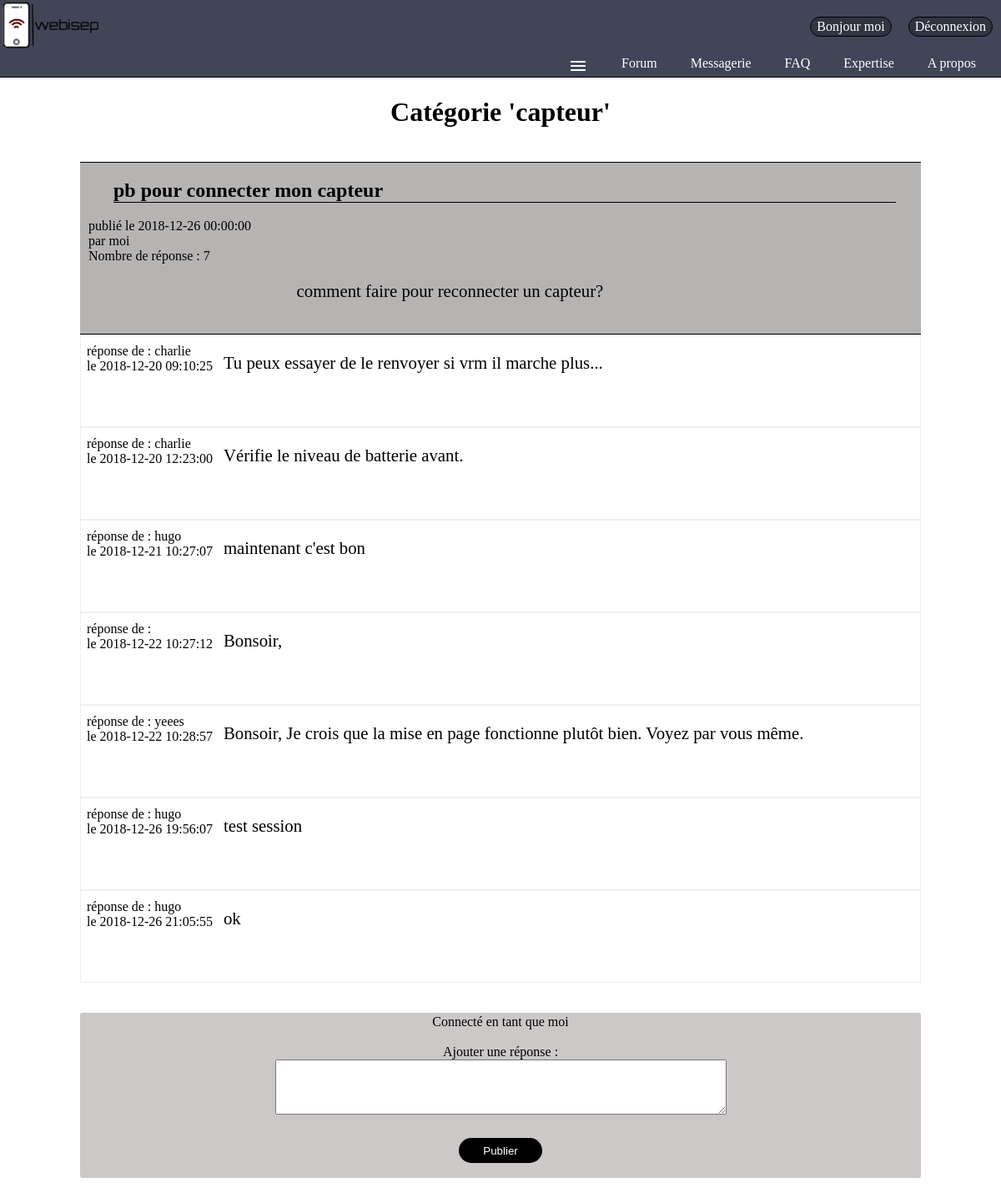
Screenshot of /index.php?action=topic&var=capteur&numtopic=1 (signed in) with the database file from the repository.
### tables this page shows
CREATE TABLE IF NOT EXISTS `membres` (
  `id` int(11) NOT NULL AUTO_INCREMENT,
  `pseudo` varchar(255) NOT NULL,
  `mail` varchar(255) NOT NULL,
  `motdepasse` text NOT NULL,
  `confirmkey` varchar(255) NOT NULL,
  `confirme` int(1) NOT NULL DEFAULT '0',
  `nom` varchar(255) NOT NULL,
  `prenom` varchar(255) NOT NULL,
  `adresse` text NOT NULL,
  `codepostal` int(11) NOT NULL,
  `ville` text NOT NULL,
  `admin` int(11) NOT NULL DEFAULT '0',
  `fav` int(11) DEFAULT NULL,
  PRIMARY KEY (`id`)
);

CREATE TABLE IF NOT EXISTS `topic` (
  `id_topic` int(11) NOT NULL AUTO_INCREMENT,
  `titre` text NOT NULL,
  `date_topic` datetime NOT NULL,
  `author` text NOT NULL,
  `nbrMessage` int(11) DEFAULT NULL,
  `pseudo_dernier` text,
  `id_categorie` int(11) NOT NULL,
  `Question` text NOT NULL,
  PRIMARY KEY (`id_topic`)
);

CREATE TABLE IF NOT EXISTS `message` (
  `id` int(11) NOT NULL AUTO_INCREMENT,
  `date_message` datetime DEFAULT NULL,
  `reponse` text NOT NULL,
  `pseudo` text NOT NULL,
  `id_topic` int(11) DEFAULT NULL,
  PRIMARY KEY (`id`)
);

### controllers/controller.php (called while the page is built, shortened)
<?php
include "models/model.php";
function topic(){
  $selection =$_GET['var'];
  $numtopic=$_GET['numtopic'];
  $request=affichQuestion($selection,$numtopic);
  $reqReponse=affichReponse($numtopic);
  include"views/topic.php";
}
?>

### models/model.php (called while the page is built, shortened)
<?php
function nbrMessage($num){
	$bdd=bdd();
	$reqNbmessage=$bdd ->prepare("SELECT COUNT(reponse) FROM message WHERE id_topic=?");
	$reqNbmessage->execute(array($num));
	$nbmessage=$reqNbmessage ->fetch();
	return $nbmessage;
}
function affichQuestion($selection,$numtopic){
	$bdd=bdd();
	$request=$bdd-> query("SELECT* FROM topic JOIN categorie ON topic.id_categorie=categorie.id WHERE categorie.nom='$selection' AND topic.id_topic='$numtopic'");
	return $request;
}
function affichReponse($numtopic){
	$bdd=bdd();
	$reqReponse=$bdd -> prepare("SELECT * FROM message JOIN topic ON message.id_topic=topic.id_topic WHERE topic.id_topic='$numtopic' ORDER BY message.date_message");
	$reqReponse->execute(array());
	return $reqReponse;
}
function fav($idm) {
	$bdd = bdd();
	$fav = $bdd->prepare("SELECT fav FROM membres WHERE id = ?");
	$fav->execute(array($idm));
	return $fav;
}
?>

### views/topic.php (the view, shortened to what this page needs)
<?php include("General.php");
?>
<html>
<head>
	<link rel="stylesheet" href="design/topic.css" />
</head>
<body>
	<div class="enemble">
	<h1>Catégorie '<?php echo $_GET['var']?>'</h1><br>
	<div class="probleme">
<?php
$nbmessage=nbrMessage($numtopic);
while ($liste=$request->fetch()) {?>
	<div class="topic">
		<h2><a><?php echo $liste['titre'] ?></a></h2>
		<a>publié le <?php echo $liste['date_topic'] ?></a><br>
		<a class="info">par <span><?php echo $liste['author'] ?></span></a><br>
		<a>Nombre de réponse : <?php echo $nbmessage[0] ?></a>
		<br>
		<p class="question"><?php
		echo $liste['Question'] ?></p><br>
	</div>
</div>
	<div class="totalmessage">
		<?php
		while ($listeMessage= $reqReponse -> fetch()) {?>
			<div class="message">
				<div class="gauche">
					<a>réponse de : <?php echo $listeMessage['pseudo'] ?><br> le <?php echo $listeMessage['date_message'] ?></a><br>
				</div>
				<div class="droite">
					<a><?php echo $listeMessage['reponse'] ?><br><br></a>
				</div>
			</div>
		<?php }?>
	</div><br><br>
<?php
}
if(empty($_SESSION['id']))
{ ?>
	<br><p>Vous devez être connecter pour pouvoir répondre...</p>
	<?php
}
else{
?>
<div class="adminpart" align="center">
    <form method='POST' action="" ; >
    	<label>Connecté en tant que <?php echo $_SESSION['pseudo'] ?></label><br><br>
        <label for="reponse">Ajouter une réponse :</label><br>
        <textarea type="text" name="reponse" id="reponse" cols="65" rows="4" required></textarea><br><br>
        <input type="submit"  name='publier' class="publier" value="Publier" />
    </form>
</div><br>
</div>
<?php } ?>
</body>
</html>

### views/General.php (shortened to what this page needs)
<html>
	<head>
		<link rel="stylesheet" href="design /General.css" />
	</head>
	<body class="body_header">
		<header>
			<a href="index.php?action=accueil"><img class="logo" src="image/Logo2.png" alt="logo" id="logo"class="flottant"/></a>
			<?php
			if (empty($_SESSION['pseudo'])) {?>
				<a class="menu-espaceclient" href=index.php?action=connexion>Connexion</a>
				<a class="menu-inscription" href=index.php?action=inscription>Inscription</a>
				<?php }
			else  {?>
				<a class="menu-espaceclient" href=index.php?action=deconnexion>Déconnexion</a>
				<a class="menu-inscription" href=index.php?action=profil>Bonjour <?php echo $_SESSION['pseudo']?></a>
			<?php } ?>
			<nav class="barre_navigation">
				<ul>
					<li class="onglet"><a href="index.php?action=AProposDeNous">A propos</a></li>
					<li class="onglet"><a href="index.php?action=expertise">Expertise </a></li>
					<li class="onglet"><a href="index.php?action=FAQ">FAQ</a></li>
					<?php if (!empty($_SESSION['pseudo'])) { ?>
					<li class="onglet"><a href="index.php?action=billet">Messagerie</a></li>
					<?php } else { ?>
					<li class="onglet"><a href="index.php?action=contact">Contact</a></li>
					<?php }?>
					<li class="onglet"><a href="index.php?action=forum">Forum </a></li>
					<?php  if(isset($_SESSION["admin"]) AND $_SESSION["admin"] == 1) { ?>
					<li class="onglet"><a href="index.php?action=profil">Profils</a></li>
					<?php }
					else if (!empty($_SESSION['pseudo'])) {
						$idm = intval($_SESSION['id']);
						$fav = fav($idm);
						foreach($fav as $row) {
							$idh = $row['fav']; ?>
					<li class="onglet"><a href="#"><i class="material-icons">menu</i></a>
					</li>
						<?php } } ?>
				</ul>
			</nav>
		</header>
	</body>
</html>

### design/General.css (style rules this page uses)
.logo { width: 10%; height: auto; }
.barre_navigation >ul { margin: 0px; padding: 0px; }
.onglet { list-style-type: none; }
.barre_navigation { width: 100%; border-bottom: black 1px solid; background-color: #424458; height: 30px; }
.barre_navigation> ul> li { float: right; position: relative; }
.barre_navigation> ul::after { content:""; display: block; }
.barre_navigation a { display: inline-block; text-decoration: none; }
.barre_navigation> ul> li> a { padding: 5px 30px; padding-left: 10px; color: white; }
.menu-espaceclient, .menu-inscription { border-radius: 20px; border: 1px solid black; text-decoration: none; margin: 10px; margin-top: 20px; padding: 2px 7px; position:relative; float: right; color: white; background-color: #313442; }
header { background-color: #424458; }

### design/topic.css (style rules this page uses)
.probleme { border-top: 1px solid black; border-bottom: 1px solid black; padding-left: 10px; background-color: #76707087; font-family: Times, Times New Roman,sans-serif; }
.question { margin-left: 25%; font-size: 1.3em; }
.probleme h2 { border-bottom: 1px solid black; margin-right: 30px; margin-left: 30px; border-top-left-radius: 2px; border-top-right-radius:2px; }
.message { border: 1px solid #EEEE; font-family: Times, Times New Roman,sans-serif; }
.enemble { background-color: white; width: 84%; background-size:cover; background-repeat:no-repeat; background-attachment:fixed; margin-left: auto; margin-right: auto; }
.gauche { padding-left: 7px; padding-top: 10px; float: left; }
.droite { margin-left: 15%; padding:45px 20px 40px 20px; font-size: 1.3em; }
h1 { font-family: Bookman, URW Bookman L, serif; margin: 23px; text-align: center; }
.publier { display: block; background-color: black; color: white; border:none; margin-right: auto; margin-left: auto; width: 100px; height: 30px; border-radius: 100px; margin-top: 10px; }
.adminpart { background-color: #a49e9e8f; border-radius: 3px; padding-bottom: 2px; padding-top: 2px; }
.question { border-bottom: 2px; }
.droite { padding-top: 5px; margin-top: 16px; }

### rows the page displays
topic: titre "pb pour connecter mon capteur", date_topic "2018-12-26 00:00:00", author "moi", nbmessage "7", Question "comment faire pour reconnecter un capteur?"
message: pseudo "charlie", date_message "2018-12-20 09:10:25", reponse "Tu peux essayer de le renvoyer si vrm il marche plus..."
message: pseudo "charlie", date_message "2018-12-20 12:23:00", reponse "Vérifie le niveau de batterie avant."
message: pseudo "hugo", date_message "2018-12-21 10:27:07", reponse "maintenant c'est bon"
message: date_message "2018-12-22 10:27:12", reponse "Bonsoir,"
message: pseudo "yeees", date_message "2018-12-22 10:28:57", reponse "Bonsoir, Je crois que la mise en page fonctionne plutôt bien. Voyez par vous même."
message: pseudo "hugo", date_message "2018-12-26 19:56:07", reponse "test session"
message: pseudo "hugo", date_message "2018-12-26 21:05:55", reponse "ok"

### other values shown
$_SESSION['pseudo'] "moi"
$_GET['var'] "capteur"
